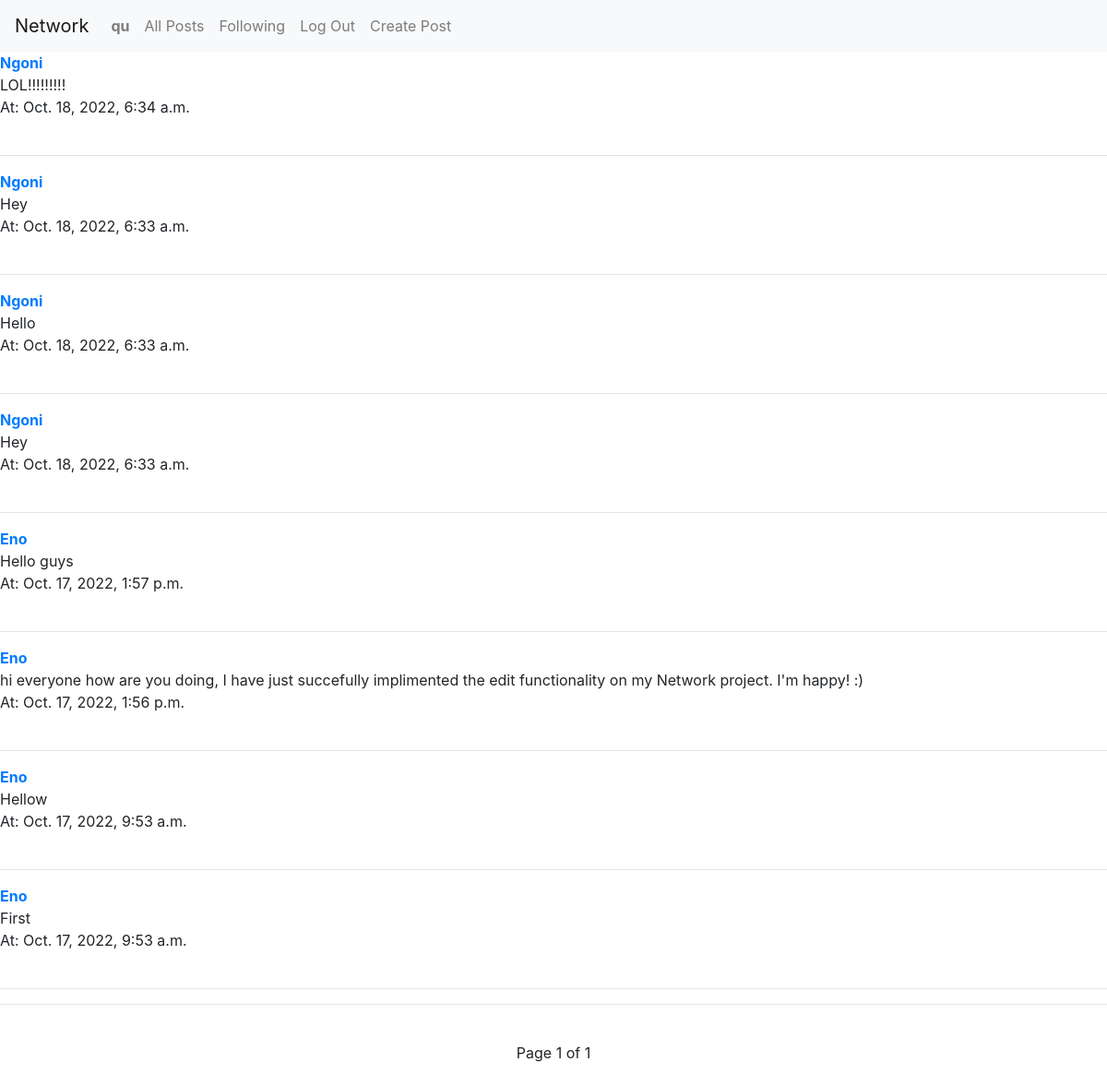
The page /following (signed in) on the database its author committed.
### network/models.py (models this page shows, shortened)
class User(AbstractUser):
    pass

class Post(models.Model):
    body = models.TextField()
    author = models.ForeignKey("User", on_delete=models.CASCADE, related_name="posts")
    date = models.DateTimeField(auto_now_add = True)
    likes = models.ManyToManyField("User", related_name="post_likes")

### network/views.py (the view)
# urls.py: path("following", views.following, name="following"),
def following(request):
    profile_user = User.objects.get(username=request.user)
    currently_following = profile_user.following.all()
    posts = []
    for user in currently_following:
        posts += (user.following.posts.all())
        posts.sort(key=lambda post: post.date, reverse=True)
    paginator = Paginator(posts, 10)
    page = request.GET.get('page')
    post = paginator.get_page(page)
    return render(request, "network/following_page.html", {
        "post": post
    })

### network/templates/network/following_page.html (shortened to what this page needs)
{% extends "network/layout.html" %}
{% block body %}
{% for post in post %}
<div class="post_item index_post">
    <strong><a href="{% url 'profile' post.author %}">{{post.author}}</a></strong>
    <div class="post-body" value="{{post.id}}">
       <div class="original">{{ post.body }}</div>
       <div class="time">At: {{ post.date }}</div>
    </div>
    <br>
    <hr>
</div>
    {% endfor %}
    <center>
        <hr><br>
        Page {{ post.number }} of {{ post.paginator.num_pages }}
        <br>
        <br>
    </center>
{% endblock %}

### network/templates/network/layout.html (shortened to what this page needs)
{% load static %}
<!DOCTYPE html>
<html lang="en">
    <head>
        <link rel="stylesheet" href="https://stackpath.bootstrapcdn.com/bootstrap/4.4.1/css/bootstrap.min.css">
        <link href="{% static 'network/styles.css' %}" rel="stylesheet">
    </head>
    <body>
        <nav class="navbar navbar-expand-lg navbar-light bg-light">
            <a class="navbar-brand" href="#">Network</a>
            <div>
              <ul class="navbar-nav mr-auto">
                {% if user.is_authenticated %}
                    <li class="nav-item">
                        <a class="nav-link" href="#"><strong>{{ user.username }}</strong></a>
                    </li>
                {% endif %}
                <li class="nav-item">
                  <a class="nav-link" href="{% url 'index' %}">All Posts</a>
                </li>
                {% if user.is_authenticated %}
                    <li class="nav-item">
                        <a class="nav-link" href="{% url 'following' %}">Following</a>
                    </li>
                    <li class="nav-item">
                        <a class="nav-link" href="{% url 'logout' %}">Log Out</a>
                    </li>
                    <li class="nav-item">
                        <a class="nav-link" href="{% url 'create_post' %}">Create Post</a>
                    </li>
                {% endif %}
              </ul>
            </div>
          </nav>
        <div class="body">
            {% block body %}
            {% endblock %}
        </div>
    </body>
</html>

### rows shown on the page
User: username "qu"
Post: author "Ngoni", {{ post.id }} 10 (drawn), body "LOL!!!!!!!!!", date "Oct. 18, 2022, 6:34 a.m."
Post: author "Ngoni", {{ post.id }} 9 (drawn), body "Hey", date "Oct. 18, 2022, 6:33 a.m."
Post: author "Ngoni", {{ post.id }} 8 (drawn), body "Hello", date "Oct. 18, 2022, 6:33 a.m."
Post: author "Ngoni", {{ post.id }} 7 (drawn), body "Hey", date "Oct. 18, 2022, 6:33 a.m."
Post: author "Eno", {{ post.id }} 6 (drawn), body "Hello guys", date "Oct. 17, 2022, 1:57 p.m."
Post: author "Eno", {{ post.id }} 5 (drawn), body "hi everyone how are you doing, I have just succefully implimented the edit functionality on my Network project. I'm happy! :)", date "Oct. 17, 2022, 1:56 p.m."
Post: author "Eno", {{ post.id }} 2 (drawn), body "Hellow", date "Oct. 17, 2022, 9:53 a.m."
Post: author "Eno", {{ post.id }} 1 (drawn), body "First", date "Oct. 17, 2022, 9:53 a.m."

### other values the page prints
{{ post.number }} "1"
{{ post.paginator.num_pages }} "1"
